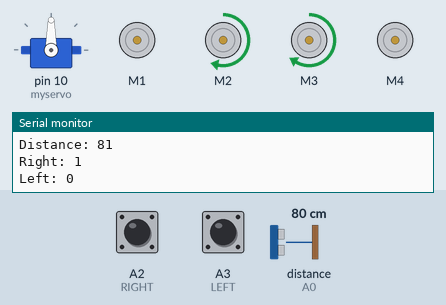
Bench run of a sketch on a simulated Arduino Uno, built with avr-gcc and run on an emulated ATmega328P. Parts: servo, 4 × DC motor (green arrow = forward, orange = backward, longer = faster), the last lines printed to the serial monitor. The test bench sets the inputs (shaded band); at power-on: A2 (RIGHT) HIGH, A3 (LEFT) LOW, distance to the obstacle (sensor on A0) 80 cm. The echo pulse lasts 58.3 µs per cm.

Above: at 6.6 s.
6.7 s: A2 (RIGHT) pulled LOW for 0.25 s
At 6.87 s:
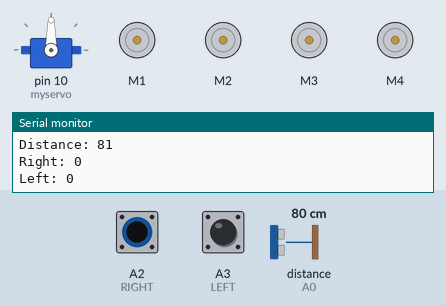
8.4 s: A3 (LEFT) pulled HIGH for 1 s
At 10.7 s:
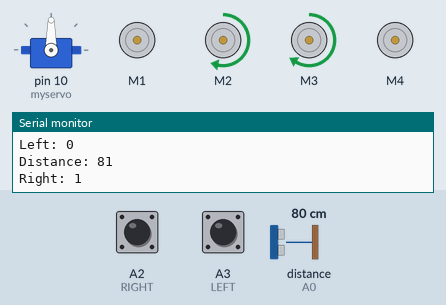
12.4 s: distance to the obstacle (sensor on A0) set to 2 cm
15.4 s: A3 (LEFT) pulled HIGH for 0.25 s
At 15.6 s:
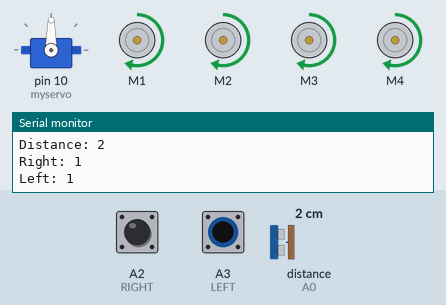
17.1 s: A3 (LEFT) pulled HIGH for 3.2 s
At 21.1 s:
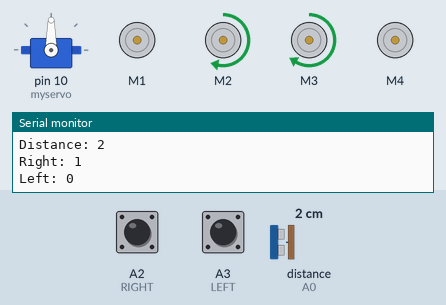
21.8 s: distance to the obstacle (sensor on A0) set to 23 cm
Timing chart, 0 to 24.8 s (numbered marks = the images above; inputs shaded):
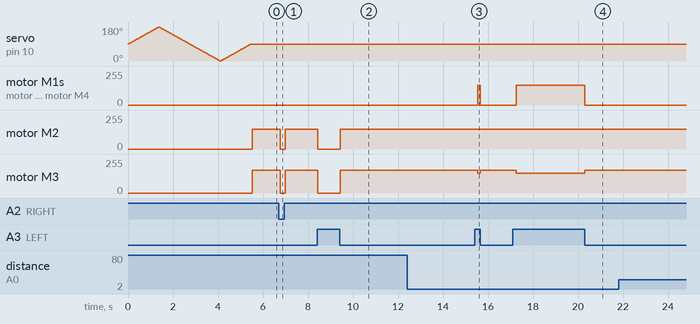

The sketch:

Human_following_robot.ino
```cpp
#include <NewPing.h>
#include <Servo.h>
#include <AFMotor.h>

#define RIGHT A2
#define LEFT A3
#define TRIGGER_PIN A1
#define ECHO_PIN A0
#define MAX_DISTANCE 200

unsigned int distance = 0;
unsigned int Right_Value = 0;
unsigned int Left_Value = 0;

NewPing sonar(TRIGGER_PIN, ECHO_PIN, MAX_DISTANCE);

// Create motor objects
AF_DCMotor Motor1(1, MOTOR12_1KHZ);
AF_DCMotor Motor2(2, MOTOR12_1KHZ);
AF_DCMotor Motor3(3, MOTOR34_1KHZ);
AF_DCMotor Motor4(4, MOTOR34_1KHZ);

Servo myservo; // Create servo object
int pos = 0;   // Variable to store the servo position

void setup() {
    Serial.begin(9600);
    myservo.attach(10); // Attach servo to pin 10

    // Sweep servo from 90 to 0 to 180 degrees
    for (pos = 90; pos <= 180; pos += 1) {
        myservo.write(pos);
        delay(15);
    }
    for (pos = 180; pos >= 0; pos -= 1) {
        myservo.write(pos);
        delay(15);
    }
    for (pos = 0; pos <= 90; pos += 1) {
        myservo.write(pos);
        delay(15);
    }

    pinMode(RIGHT, INPUT);
    pinMode(LEFT, INPUT);
}

void loop() {
    delay(50); // Wait between pings
    distance = sonar.ping_cm(); // Get distance in cm
    Serial.print("Distance: ");
    Serial.println(distance);

    Right_Value = digitalRead(RIGHT); // Read Right IR sensor
    Left_Value = digitalRead(LEFT); // Read Left IR sensor
    Serial.print("Right: ");
    Serial.println(Right_Value);
    Serial.print("Left: ");
    Serial.println(Left_Value);

    if (Left_Value == 1 && distance >= 0 && distance <= 20 && Right_Value == 1) {
        moveForward();
    } else if (Right_Value == 0 && Left_Value == 1) {
        turnLeft();
    } else if (Right_Value == 1 && Left_Value == 0) {
        turnRight();
    } else if (distance > 15) {
        stopMotors();
    }
}

void moveForward() {
    setMotorSpeed(150, FORWARD);
}

void turnLeft() {
    Motor1.setSpeed(150);
    Motor1.run(FORWARD);
    Motor2.setSpeed(0);
    Motor2.run(FORWARD);
    Motor3.setSpeed(0);
    Motor3.run(FORWARD);
    Motor4.setSpeed(170);
    Motor4.run(FORWARD);
    delay(150);
}

void turnRight() {
    Motor1.setSpeed(0);
    Motor1.run(FORWARD);
    Motor2.setSpeed(150);
    Motor2.run(FORWARD);
    Motor3.setSpeed(170);
    Motor3.run(FORWARD);
    Motor4.setSpeed(0);
    Motor4.run(FORWARD);
    delay(150);
}

void stopMotors() {
    setMotorSpeed(0, RELEASE);
}

void setMotorSpeed(int speed, int direction) {
    Motor1.setSpeed(speed);
    Motor1.run(direction);
    Motor2.setSpeed(speed);
    Motor2.run(direction);
    Motor3.setSpeed(speed);
    Motor3.run(direction);
    Motor4.setSpeed(speed);
    Motor4.run(direction);
}
```

Measured:
- after the input at 6.7 s, motor M2: forward 150/255 → stopped after 0.07 s, → forward 150/255 0.22 s later; motor M3: forward 170/255 → stopped after 0.07 s, → forward 170/255 0.22 s later
- after the input at 8.4 s, motor M2: forward 150/255 → stopped at once, → forward 150/255 1.0 s later; motor M3: forward 170/255 → stopped at once, → forward 170/255 1.0 s later
- after the input at 15.4 s, motor M1, motor M4: stopped → forward 150/255 after 0.15 s, → stopped 0.10 s later; motor M3: forward 170/255 → forward 150/255 after 0.15 s, → forward 170/255 0.10 s later
- after the input at 17.1 s, motor M1, motor M4: stopped → forward 150/255 after 0.16 s, → stopped 3.0 s later; motor M3: forward 170/255 → forward 150/255 after 0.16 s, → forward 170/255 3.0 s later
